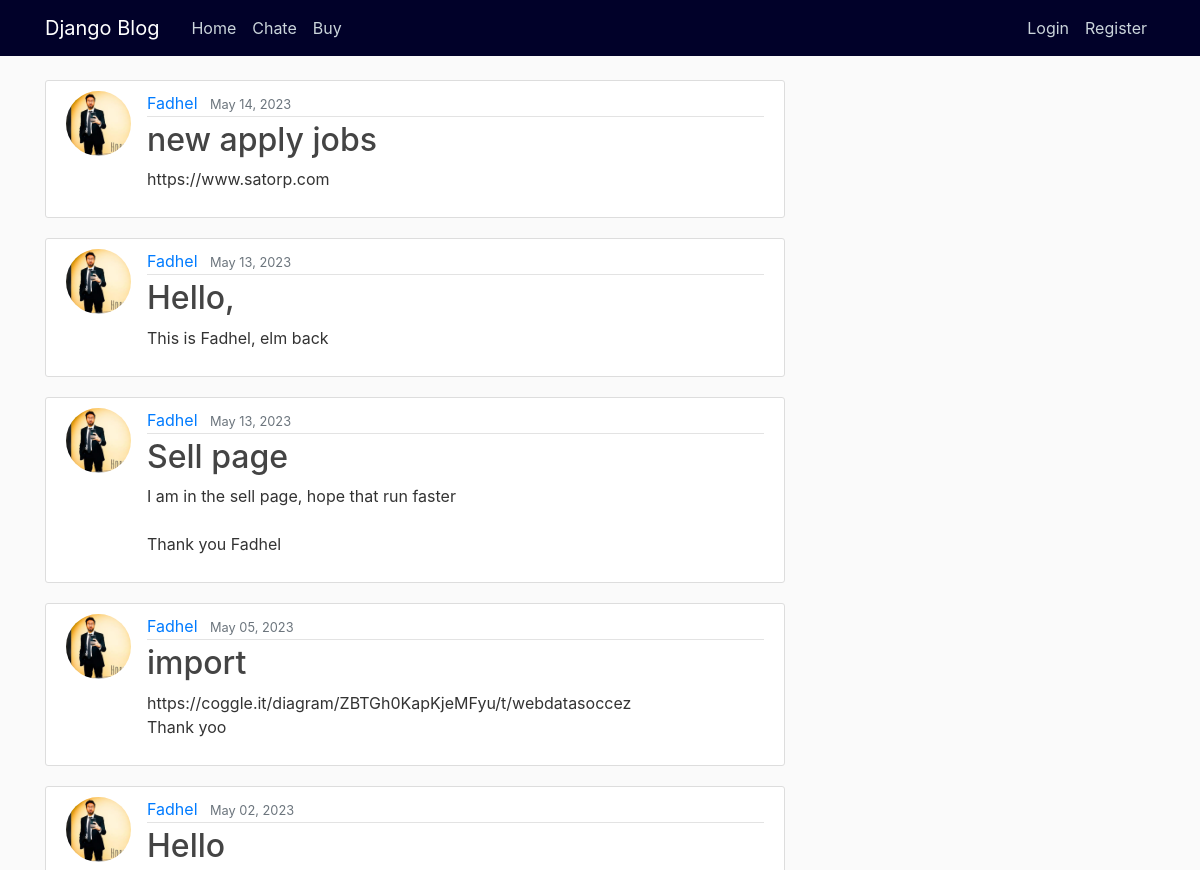
Page /home/ (upper part) on the earlier database version.
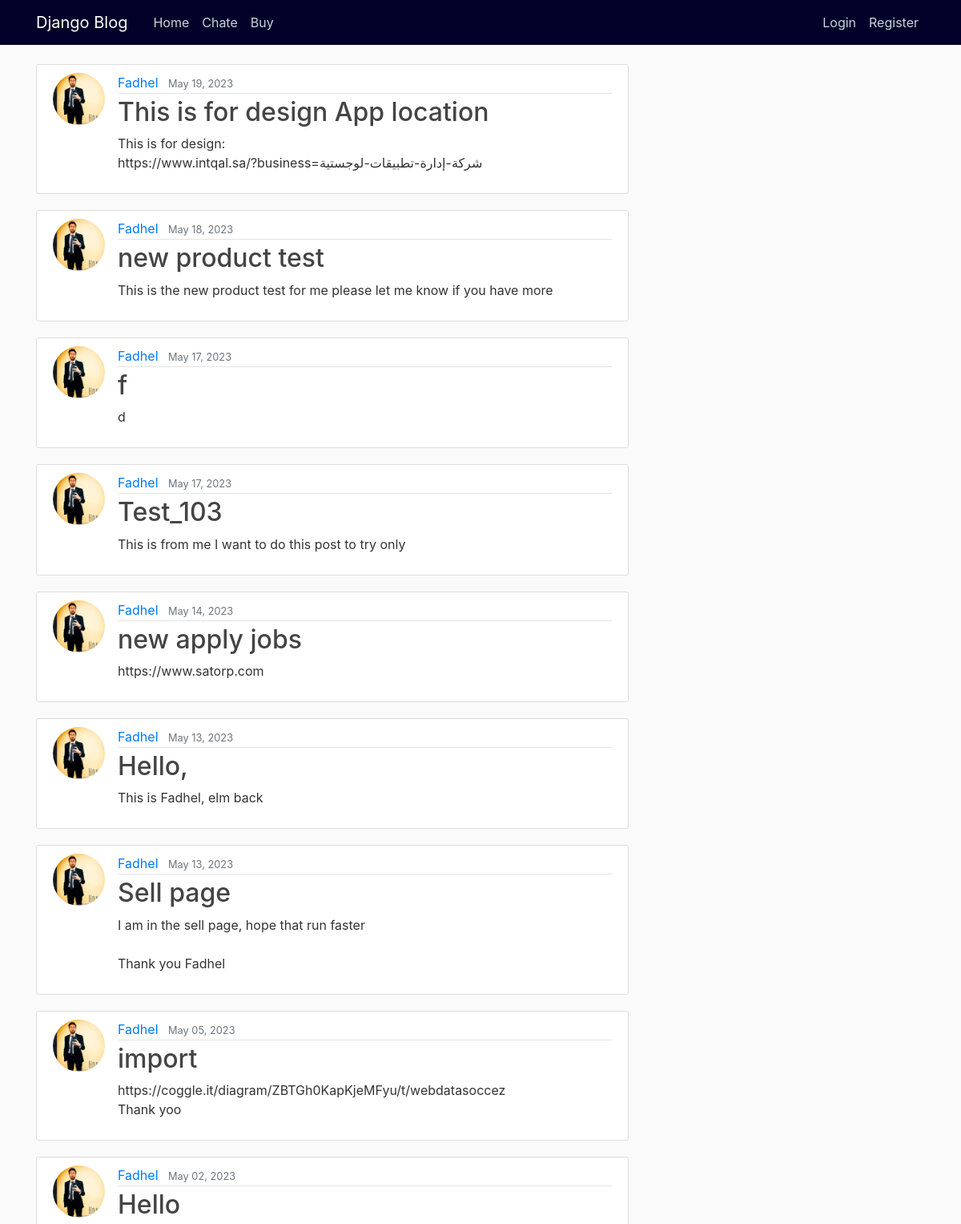
Same page on the later database version.
### blog/models.py (models this page shows, shortened)
class Post(models.Model):
    title = models.CharField(max_length=100)
    content = models.TextField()
    date_posted = models.DateTimeField(default=timezone.now)
    author = models.ForeignKey(User, on_delete=models.CASCADE)
    image = models.ImageField(default='1200x-1.jpeg', upload_to='profile_pics')

### users/models.py (models this page shows, shortened)
class Profile(models.Model):
    user = models.OneToOneField(User, on_delete=models.CASCADE)
    image = models.ImageField(default='1200x-1.jpeg', upload_to='profile_pics')

### blog/views.py (the view)
# urls.py: path('home/', PostListView.as_view(), name='blog-home'),
class PostListView(ListView):
    model = Post
    template_name = 'blog/home.html' # <app>/<model>_<viewtype>.html
    context_object_name = 'posts'
    ordering = ['-date_posted']

### blog/templates/blog/home.html
{% extends "blog/base.html" %}
{% block content %}
    {% for post in posts %}
        <article class="media content-section col-md-8">
          <img class="rounded-circle article-img" src="{{ post.author.profile.image.url }}">
          <div class="media-body">
            <div class="article-metadata">
              <a class="mr-2" href="#">{{ post.author }}</a>
              <small class="text-muted">{{ post.date_posted|date:"F d, Y" }}</small>
            </div>
            <h2><a class="article-title" href="{% url 'post-detail' post.id %}">{{ post.title }}</a></h2>
            <p class="article-content">{{ post.content }}</p>
          </div>
        </article>
    {% endfor %}
{% endblock content %}

### blog/templates/blog/base.html (shortened to what this page needs)
{% load static %}
<!DOCTYPE html>
<html>
<head>
    <link rel="stylesheet" href="https://maxcdn.bootstrapcdn.com/bootstrap/4.0.0/css/bootstrap.min.css">
    <link rel="stylesheet" type="text/css" href="{% static 'blog/main.css' %}">
    <link rel="stylesheet" type="text/css" href="{% static 'blog/card_file.css' %}">
</head>
<body>
    <header class="site-header">
      <nav class="navbar navbar-expand-md navbar-dark bg-steel fixed-top">
        <div class="container">
          <a class="navbar-brand mr-4" href="{% url 'blog-about' %}">Django Blog</a>
          <div class="collapse navbar-collapse" id="navbarToggle">
            <div class="navbar-nav mr-auto">
              <a class="nav-item nav-link" href="{% url 'blog-about' %}">Home</a>
              <a class="nav-item nav-link" href="{% url 'blog-home' %}">Chate</a>
              <a class="nav-item nav-link" href="{% url 'add' %}">Buy</a>
            </div>
            <div class="navbar-nav">
              {% if user.is_authenticated %}
                <a class="nav-item nav-link" href="{% url 'post-create' %}">New-post</a>
                <a class="nav-item nav-link" href="{% url 'profile' %}">profile</a>
                <a class="nav-item nav-link" href="{% url 'logout' %}">Logout</a>
              {% else %}
                <a class="nav-item nav-link" href="{% url 'login' %}">Login</a>
                <a class="nav-item nav-link" href="{% url 'register' %}">Register</a>
              {% endif %}
            </div>
          </div>
        </div>
      </nav>
    </header>
    <main role="main" class="container">
      <div class="row">
        <div class="col-md-12">
          {% block content %}{% endblock %}
        </div>
      </div>
    </main>
</body>
</html>

### blog/static/blog/main.css (style rules this page uses)
body { background: #fafafa; color: #333333; margin-top: 5rem; }
h1, h2, h3, h4, h5, h6 { color: #444444; }
.bg-steel { background-color: #010129; }
.site-header .navbar-nav .nav-link { color: #cbd5db; }
.content-section { background: #ffffff; padding: 10px 20px; border: 1px solid #dddddd; border-radius: 3px; margin-bottom: 20px; }
.article-title { color: #444444; }
.article-content { white-space: pre-line; }
.article-img { height: 65px; width: 65px; margin-right: 16px; }
.article-metadata { padding-bottom: 1px; margin-bottom: 4px; border-bottom: 1px solid #e3e3e3 }

Differences in the rows shown:
added Post: author.profile.image (picture), author "Fadhel", date_posted "May 19, 2023", title "This is for design App location", content "This is for design: https://www.intqal.sa/?business=شركة-إدارة-تطبيقات-لوجستية"
added Post: author.profile.image (picture), author "Fadhel", date_posted "May 18, 2023", title "new product test", content "This is the new product test for me please let me know if you have more"
added Post: author.profile.image (picture), author "Fadhel", date_posted "May 17, 2023", title "f", content "d"
added Post: author.profile.image (picture), author "Fadhel", date_posted "May 17, 2023", title "Test_103", content "This is from me I want to do this post to try only"
